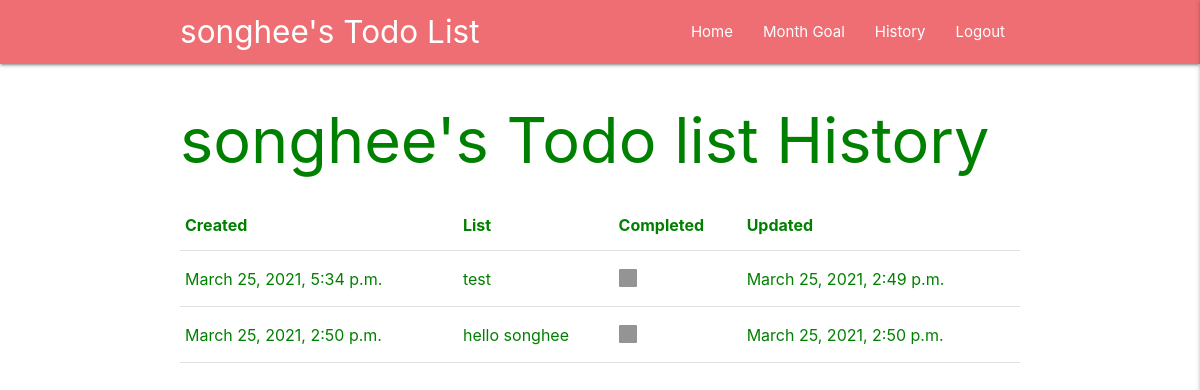
/history (signed in), run on an earlier commit of the app's database.
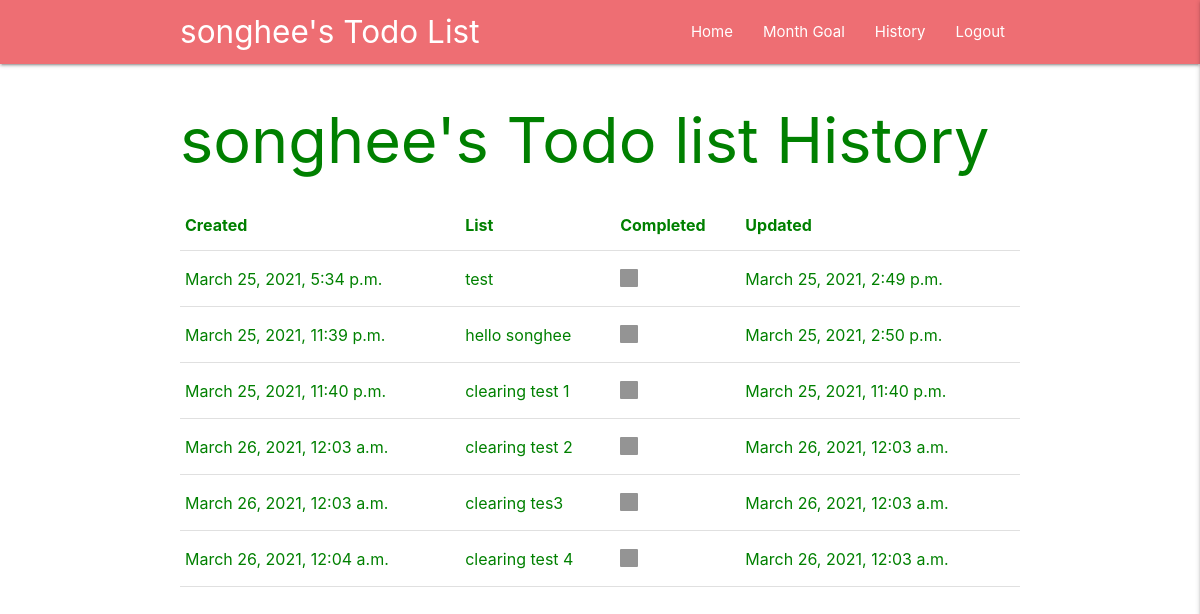
And on a later commit of the database.
### write_list/models.py (models this page shows, shortened)
class List(models.Model):
    user = models.ForeignKey(
        User, on_delete=models.CASCADE)
    cleared = models.BooleanField(default=False)
    todo_list = models.CharField(max_length=5000)
    created = models.DateTimeField(auto_now=True)
    updated_time = models.DateTimeField(auto_now_add=True, null=True)

### write_list/views.py (the view)
# urls.py: path('history', views.history, name='history'),
@login_required(login_url='/login')
def history(request):
    userid = request.user.id
    send_data = getData(userid, True)
    return render(request, 'write_list/history.html', send_data)

### write_list/views.py (called while the page is built)
def getData(userid, getAll):
    if getAll:
        user = models.List.objects.filter(user=userid)
    else:
        user = models.List.objects.filter(
            user=userid, created__year=today.year, created__month=today.month, created__day=today.day)
    list_array = []
    for listEle in user:
        if listEle.cleared:
            status = 'checked'
        else:
            status = 'unchecked'
        add_list = {
            'cleared': status,
            "li": listEle.todo_list,
            "created": listEle.created,
            "updated": listEle.updated_time,
            "id": listEle.id
        }
        list_array.append(add_list)
    send_data = {
        'add_list': list_array
    }
    return send_data

### templates/write_list/history.html (shortened to what this page needs)
{% load static %}
<html lang="en">
<head>
    <link rel="stylesheet" href="{% static 'css/style.css' %}">
        <link
      rel="stylesheet"
      href="https://cdnjs.cloudflare.com/ajax/libs/materialize/1.0.0/css/materialize.min.css"
    />
</head>
<body>
{% include 'navbar.html' %}
<div class="container">
    <h1>{{request.user}}'s Todo list History</h1>
    <table>
    <thead>
        <th>Created</th>
        <th>List</th>
        <th>Completed</th>
        <th>Updated</th>
    </thead>
    {% for list in add_list %}
        <tr>
            <td>
                <p>{{list.created}}</p>
            </td>
            <td>
                <p>{{list.li}}</p>
            </td>
            <td>
                <label>
                    <span></span>
                </label>
            </td>
            <td>
                <p>{{list.updated}}</p>
            </td>
        </tr>
    {% endfor %}
    </table>
</div>
</body>
</html>

### templates/navbar.html (shortened to what this page needs)
    <nav>
        <div class='container'>
            <div class="nav-wrapper">
            <a href="/" class="brand-logo">{{request.user}}'s Todo List</a>
            <ul class="right hide-on-med-and-down">
                <li><a href="/">Home</a></li>
                <li><a href="/month">Month Goal</a></li>
                <li><a href="/history">History</a></li>
                <li><a href="/logout">Logout</a></li>
            </ul>
            </div>
        </div>
    </nav>

### static/css/style.css (style rules this page uses)
body { color: green; }

What changed in the data, as far as the page shows it:
added List: created "March 25, 2021, 11:40 p.m.", li "clearing test 1", updated "March 25, 2021, 11:40 p.m."
added List: created "March 26, 2021, 12:03 a.m.", li "clearing test 2", updated "March 26, 2021, 12:03 a.m."
added List: created "March 26, 2021, 12:03 a.m.", li "clearing tes3", updated "March 26, 2021, 12:03 a.m."
added List: created "March 26, 2021, 12:04 a.m.", li "clearing test 4", updated "March 26, 2021, 12:03 a.m."
Also different on the page:
new list line: "March 25, 2021, 11:39 p.m. hello songhee March 25, 2021, 2:50 p.m."
list line gone: "March 25, 2021, 2:50 p.m. hello songhee March 25, 2021, 2:50 p.m."
